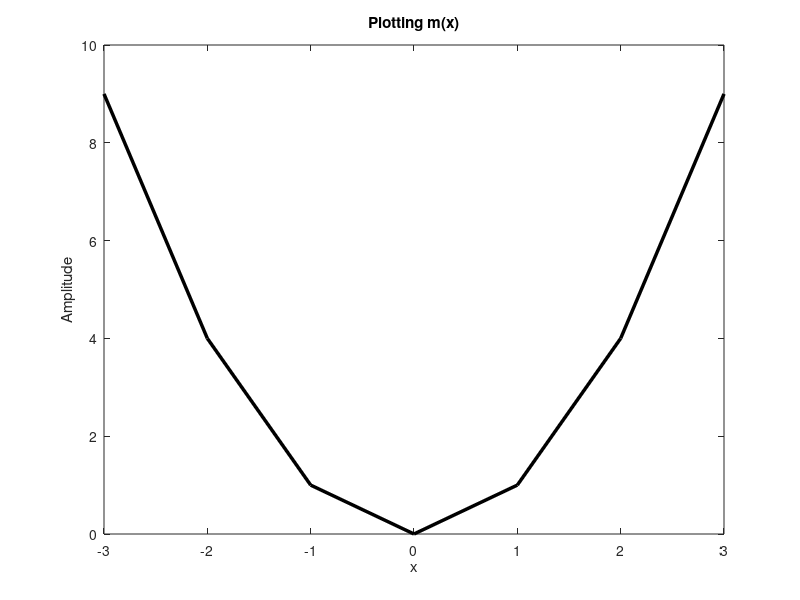
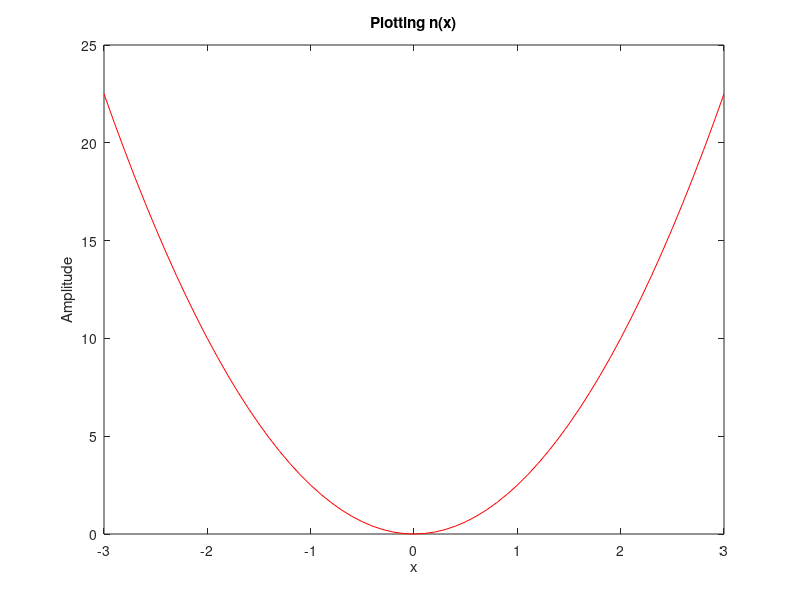
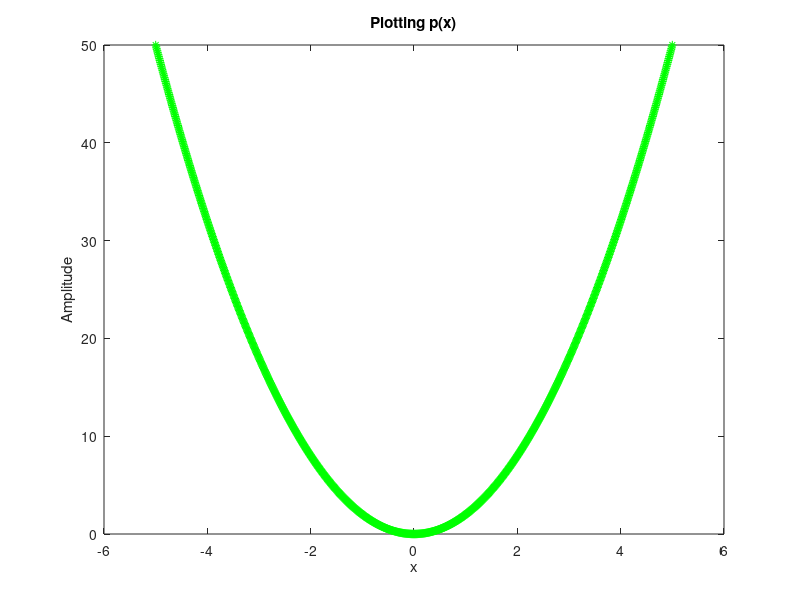

The MATLAB source for these figures, in order:
% Plotting 1st function 
x=-3:1:3;
m = x.^2; plot(x,m,'k','LineWidth',2.5)
title('Plotting m(x)');
xlabel('x'); ylabel('Amplitude');

% Plotting 2nd function 
figure
%2nd window 
x=-3:0.1:3;
n = 2.5*(x.^2);
plot(x, n,'r')
title('Plotting n(x)');
xlabel('x'); ylabel('Amplitude');

% Plotting 3rd function 
figure
%3rd window
x=-5:0.01:5;
p = 2*(x.^2); plot(x, p,'g*')
title('Plotting p(x)');
xlabel('x'); ylabel('Amplitude');
